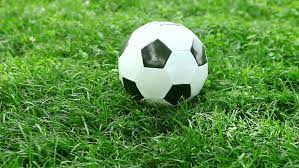
#> input picture images/soccer_in_green.jpg, 299 x 168 px
$ python 08_image_translation.py
#> lines starting #> are read from the running program, lines starting #| are printed output that depends on the picture
from __future__ import print_function
import cv2
import numpy as np

#load image
image_path = "images/soccer_in_green.jpg"
image = cv2.imread(image_path)
#> image is the input picture: shape (168, 299, 3); mean B, G, R 68.9, 145.7, 93.2

#Define translation matrix
#translation matrix defines the direction and amount of movement
translationMatrix = np.float32([[1,0,50],[0,1,60]])

#Move the image
#warpAffine is the function that actually does the movement
movedImage = cv2.warpAffine(image, translationMatrix, (image.shape[1], image.shape[0]))
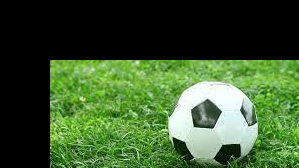
#> movedImage: shape (168, 299, 3); mean B, G, R 46.2, 87.1, 60.1
cv2.imshow("Moved Image", movedImage)
cv2.waitKey(0)

$ run again, with images/brain.jpg copied over images/soccer_in_green.jpg
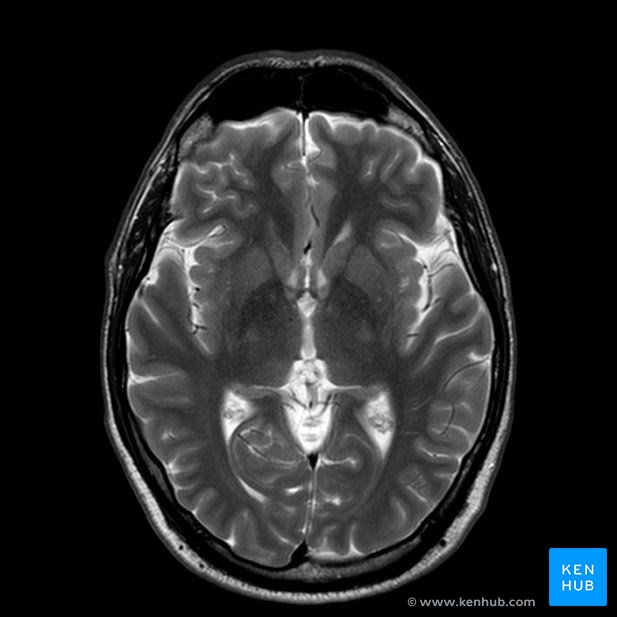
#> input picture images/brain.jpg, 617 x 617 px
#> image is the input picture: shape (617, 617, 3); mean B, G, R 39.3, 38.5, 37.3
#> `movedImage = cv2.warpAffine(image, translationMatrix, (image.shape[1],..`:
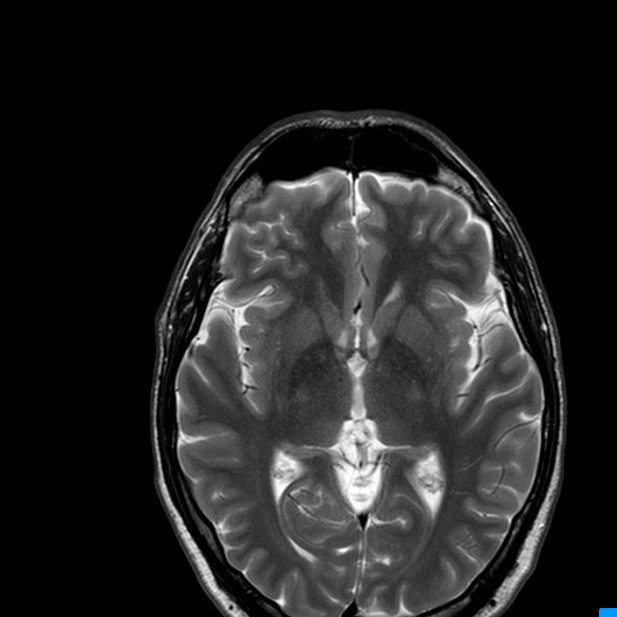
#> movedImage: shape (617, 617, 3); mean B, G, R 35.6, 35.6, 35.5

$ run again, with images/cat1.jpg copied over images/soccer_in_green.jpg
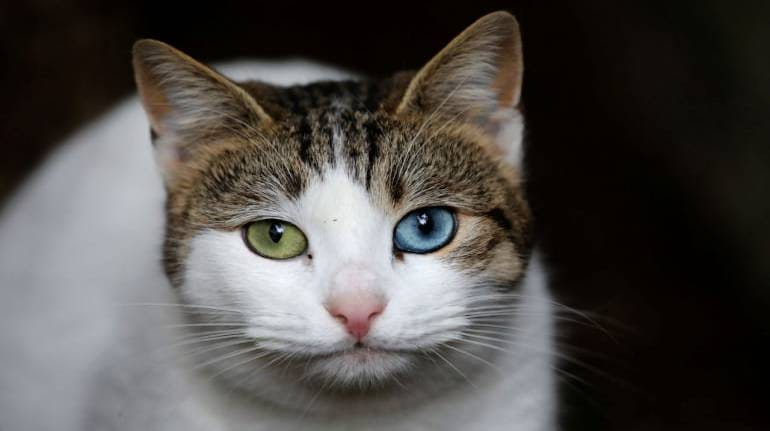
#> input picture images/cat1.jpg, 770 x 431 px
#> image is the input picture: shape (431, 770, 3); mean B, G, R 72.4, 75.2, 78.6
#> `movedImage = cv2.warpAffine(image, translationMatrix, (image.shape[1],..`:
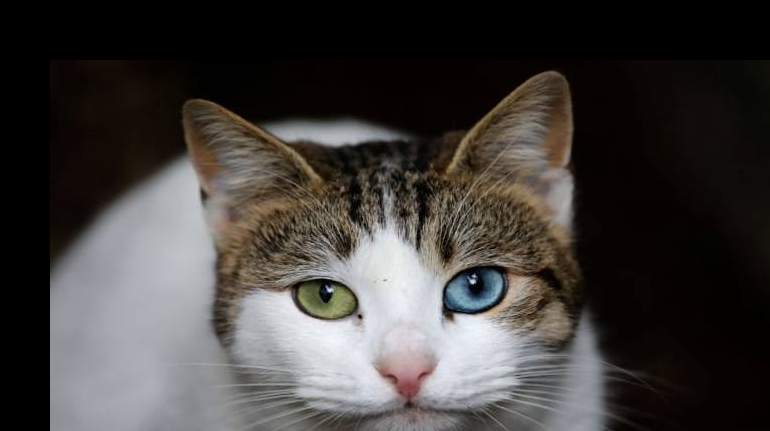
#> movedImage: shape (431, 770, 3); mean B, G, R 59.7, 62.2, 65.4
